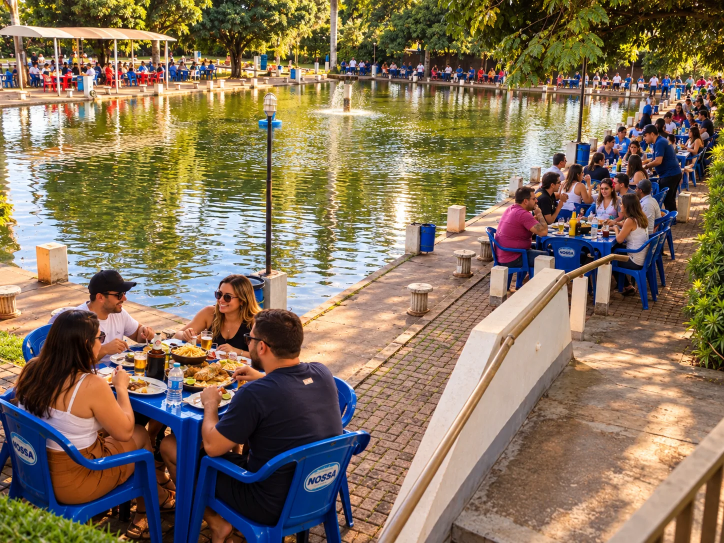
#> input picture assets/ambiente/lago-cheio.webp, 1448 x 1086 px (shown at 1/2 size)
$ python build_share_image.py
#> lines starting #> are read from the running program, lines starting #| are printed output that depends on the picture
"""Generate Kipeixe's Open Graph / WhatsApp preview from actual site photos.

Run: python scripts/build_share_image.py
Requirements: Pillow. Output is exactly 1200x630 JPEG (sRGB).
"""
from pathlib import Path
from PIL import Image, ImageDraw, ImageFont, ImageOps, ImageFilter

ROOT = Path(__file__).resolve().parents[1]
OUTPUT = ROOT / "assets" / "kipeixe-compartilhar-20261012.jpg"
W, H, SCALE = 1200, 630, 2
CW, CH = W * SCALE, H * SCALE


def color(hex_color, alpha=255):
    h = hex_color.lstrip("#")
    return (int(h[:2], 16), int(h[2:4], 16), int(h[4:], 16), alpha)


def font(name, size):
    return ImageFont.truetype(str(Path("C:/Windows/Fonts") / name), round(size * SCALE))


def text(draw, xy, message, face, fill):
    draw.text((round(xy[0] * SCALE), round(xy[1] * SCALE)), message,
              font=face, fill=fill, stroke_width=0)


def rounded(draw, bounds, radius, fill):
    x0, y0, x1, y1 = bounds
    draw.rounded_rectangle((round(x0*SCALE), round(y0*SCALE),
                            round(x1*SCALE), round(y1*SCALE)),
                           radius=round(radius*SCALE), fill=fill)


def main():
    # The image comes from the real Kipeixe lakeside tables, not stock imagery.
    source = Image.open(ROOT / "assets/ambiente/lago-cheio.webp").convert("RGB")
#> source is the input picture: PIL image 1448x1086 RGB; mean R, G, B 132.5, 115.1, 91.4
    photo = ImageOps.fit(source, (CW, CH), method=Image.Resampling.LANCZOS,
                         centering=(0.58, 0.52)).convert("RGBA")
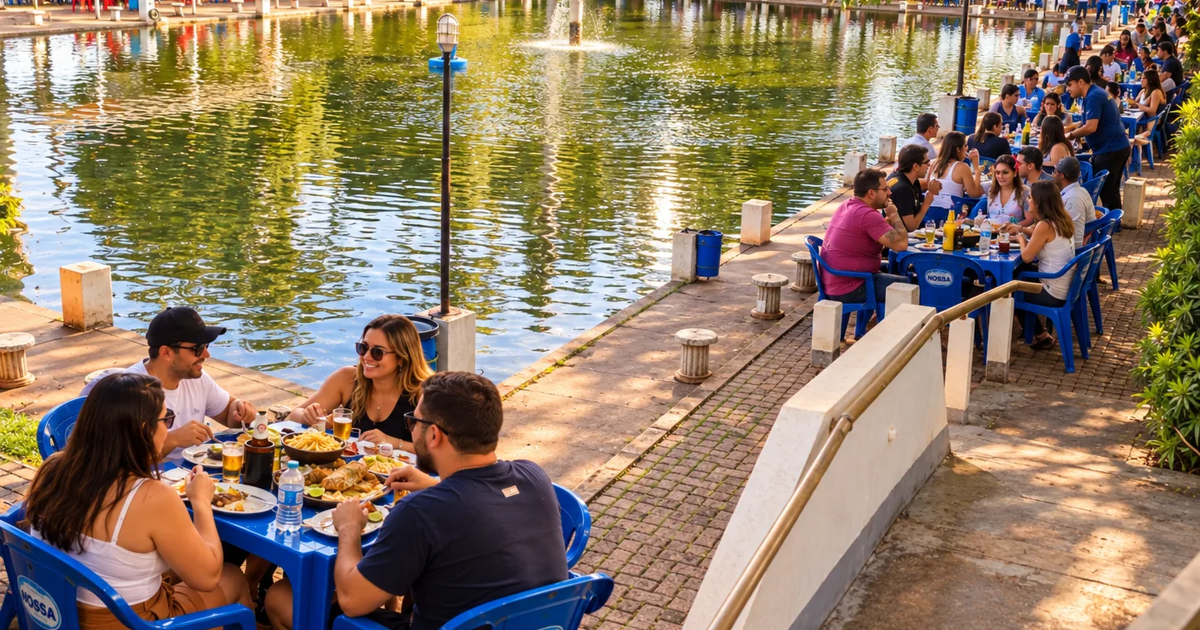
#> photo: PIL image 2400x1260 RGBA (shown at 1/2 size); mean R, G, B, A 143.6, 125, 101.4, 255

    # Dark brand vignette: text stays readable, restaurant photo stays visible.
    overlay = Image.new("RGBA", (CW, CH))
#> overlay: PIL image 2400x1260 RGBA; every value is 0
    px = overlay.load()
    for x in range(CW):
        fraction = x / CW
        base_opacity = round(254 if fraction < 0.32 else
                             254 - min(0.68, (fraction - 0.32) / 0.68) * 214)
        for y in range(CH):
            # Bottom shade protects location label from bright table tops.
            bottom = max(0, (y / CH - 0.74) / 0.26)
            alpha = min(250, round(base_opacity + 45 * bottom))
            px[x, y] = color("#16070c", alpha)
    photo = Image.alpha_composite(photo, overlay)
    draw = ImageDraw.Draw(photo)

    # Thin ornamental edge; aligned with the site's burgundy/coral identity.
    draw.line((72*SCALE, 38*SCALE, 72*SCALE, 591*SCALE),
              fill=color("#ef455e", 255), width=5*SCALE)

    # Extract authentic logo from the site, keeping transparency around its
    # original black canvas and preserving the red fish mark.
    logo_src = Image.open(ROOT / "assets/logo.webp").convert("RGB")
    crop = logo_src.crop((68, 27, 444, 300))
    cropped = crop.resize((160*SCALE, 112*SCALE), Image.Resampling.LANCZOS)
    logo = Image.new("RGBA", cropped.size)
    logo_pixels = logo.load()
    rgb = cropped.load()
    for y in range(cropped.height):
        for x in range(cropped.width):
            r, g, b = rgb[x, y]
            logo_pixels[x, y] = (r, g, b, max(0, min(255, int((max(r, g, b) - 12) * 2.0))))
    photo.alpha_composite(logo, (99*SCALE, 42*SCALE))
    draw = ImageDraw.Draw(photo)

    text(draw, (267, 72), "KIPEIXE", font("ariblk.ttf", 54), "#ffffff")
    text(draw, (269, 141), "RESTAURANTE & PESQUE-PAGUE", font("arialbd.ttf", 18), "#fb7c90")

    # Principal promise appears large enough in a thumbnail.
    text(draw, (101, 252), "Cardápio", font("cambriab.ttf", 87), "#ffffff")
    text(draw, (105, 360), "Peixe na mesa. O dia inteiro.", font("cambriab.ttf", 39), "#ffffff")
    text(draw, (106, 422), "Confira os pratos e monte seu pedido.", font("arial.ttf", 25), "#f9e6e9")

    # High-contrast action chip: visible even in WhatsApp's small preview.
    rounded(draw, (101, 497, 425, 558), 18, "#e63855")
    text(draw, (125, 511), "VER CARDÁPIO  →", font("arialbd.ttf", 24), "#ffffff")
    text(draw, (778, 575), "TRÊS LAGOAS  •  FOZ DO IGUAÇU",
         font("arialbd.ttf", 16), "#ffffff")

    image = photo.convert("RGB").resize((W, H), Image.Resampling.LANCZOS)
    image.save(OUTPUT, format="JPEG", quality=88, subsampling=0, optimize=True,
               dpi=(72, 72))
    print(f"{OUTPUT} — {image.width}x{image.height}, {OUTPUT.stat().st_size} bytes")


if __name__ == "__main__":
#> (the run stopped early here; a loop or call above may not have finished)
